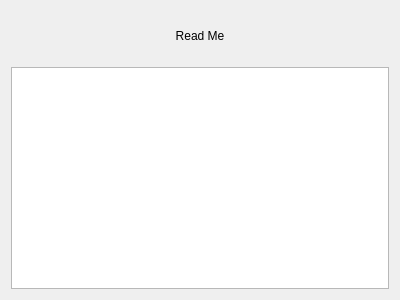
<?xml version="1.0" encoding="UTF-8"?>
<ui version="4.0">
 <class>ReadMeWidget</class>
 <widget class="QWidget" name="ReadMeWidget">
  <property name="geometry">
   <rect>
    <x>0</x>
    <y>0</y>
    <width>400</width>
    <height>300</height>
   </rect>
  </property>
  <property name="windowTitle">
   <string>Form</string>
  </property>
  <layout class="QVBoxLayout" name="verticalLayout">
   <item>
    <widget class="QLabel" name="title_label">
     <property name="minimumSize">
      <size>
       <width>0</width>
       <height>50</height>
      </size>
     </property>
     <property name="text">
      <string>Read Me</string>
     </property>
     <property name="alignment">
      <set>Qt::AlignmentFlag::AlignCenter</set>
     </property>
    </widget>
   </item>
   <item>
    <widget class="QTextBrowser" name="textBrowser"/>
   </item>
  </layout>
 </widget>
 <resources/>
 <connections/>
</ui>
